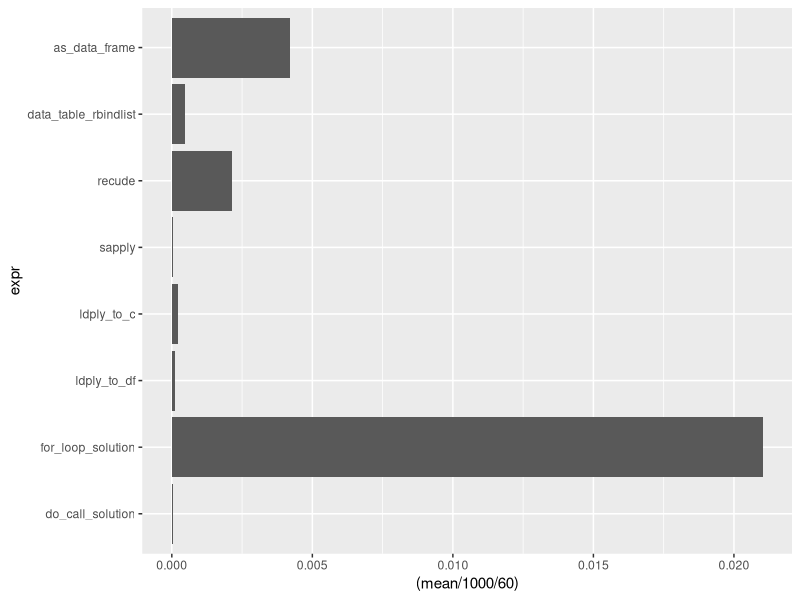

Recreate this plot in R.
##########################################
#
# List to data.frame performance
#
#
# Series:
# Little Useless-useful R functions #45
# Created: January 06, 2023
# Author: Tomaz Kastrun
# Blog: tomaztsql.wordpress.com
# V.1.0
#
# Changelog: 
#
##########################################
 

# 1 list of 3 sublists, each with 10 elements
myl <- list(sample (c('Yes','No'), size=30, replace=T, prob=c(.50,.50)),                     
                sample (c('Yes','No'), size=30, replace=T, prob=c(.80,.20)),
                sample (c('Yes','No'), size=30, replace=T, prob=c(.40,.60))
                )

#1 obs with 30 var
df <- data.frame(t(unlist(myl)))

# 1 var with 30 obs
df <- data.frame(unlist(myl))

# 3 obs with 10 var
df <- data.frame(do.call(rbind, myl))

# 3 var with 10 obs
df <- data.frame(t(do.call(rbind, myl)))


######################
# making bigger list##
######################

cre_l <- function(len,start,end){ return(round(runif(len,start,end),8)) }
myl2 <- list()
#element is approx 46Mb in Size
for (i in 1:2500){ myl2[[i]] <- (cre_l(10,0,50))  } 

#####################
# different solutions
####################

sol1 <- NULL
sol1 <- data.frame(do.call(rbind, myl2))

sol2 <- NULL  #works for smaller lists
for (i in 1:length(myl2)){ sol2 <- rbind(sol2, data.frame(t(unlist(myl2[i])))) }

library (plyr)
sol3 <- NULL
sol3 <- ldply(myl2, sol3)


sol4 <- NULL
sol4 <- data.frame(t(sapply(myl2,c)))


sol5 <- NULL #works for smaller lists
sol5 <- data.frame(Reduce(rbind, myl2)) 


library(data.table)
sol6 <- NULL
#sol6 <- data.frame(rbindlist(lapply(myl2, data.frame)))
sol6 <- data.frame(t(rbindlist(list(myl2))))


# library(tidyverse)
# sol7 <- NULL
# sol7 <- myl2 %>% 
#           tibble::enframe() %>% 
#           unnest() 


# library(reshape2)
# library(dplyr)
# 
# column_names <- letters[1:10]
# myl2 %>% map_dfr(function(x) {x <- as.data.frame(x); colnames(x) <- column_names; x}) %>% 
#   as_tibble()

library(plyr)
sol7 <- NULL
sol7 <- ldply(myl2, c())

##################
# Test different solutions
###################

library(data.table)
library(plyr)
library(ggplot2) 

res <- summary(microbenchmark::microbenchmark(
    do_call_solution = {
          sol1 <- NULL
          sol1 <- data.frame(do.call(rbind, myl2))
    }, 
    for_loop_solution = { 
        sol2 <- NULL
        for (i in 1:length(myl2)){ sol2 <- rbind(sol2, data.frame(t(unlist(myl2[i])))) }
    },
     ldply_to_df = { 
          sol3 <- NULL 
          sol3 <- ldply(myl2, sol3)
     },
    ldply_to_c = {
      sol4 <- NULL
      sol4 <- ldply(myl2, c())
    },
    sapply = {
        sol5 <- NULL
        sol5 <- data.frame(t(sapply(myl2,c)))
        },
    recude = {
      sol6 <- NULL
      sol6 <- data.frame(Reduce(rbind, myl2))
    },
    data_table_rbindlist = {
      sol7 <- NULL
      sol7 <- data.frame(t(rbindlist(list(myl2))))
    },
    as_data_frame = {
      sol8 <- NULL
      sol8 <- data.frame(t(as.data.frame(myl2)))
    },
        times = 2L))



ggplot(res, aes(x=expr, y=(mean/1000/60))) + geom_bar(stat="identity") + coord_flip()

